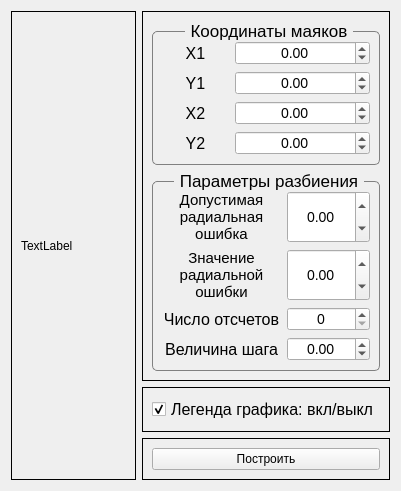
      <widget class="QWidget" name="page_method_2">
       <attribute name="title">
        <string>Дальномерный</string>
       </attribute>
       <layout class="QHBoxLayout" name="horizontalLayout">
        <item>
         <layout class="QHBoxLayout" name="h_layout_main_m_2" stretch="10,5">
          <item>
           <widget class="QFrame" name="frame_graph_m_2">
            <property name="frameShape">
             <enum>QFrame::Box</enum>
            </property>
            <property name="frameShadow">
             <enum>QFrame::Plain</enum>
            </property>
            <layout class="QHBoxLayout" name="horizontalLayout_10">
             <item>
              <widget class="QLabel" name="lbl_to_morph_into_graph_m_2">
               <property name="text">
                <string>TextLabel</string>
               </property>
              </widget>
             </item>
            </layout>
           </widget>
          </item>
          <item>
           <layout class="QVBoxLayout" name="v_layout_active_m_2" stretch="20,2,3">
            <item>
             <widget class="QFrame" name="frame_parameters_m_2">
              <property name="frameShape">
               <enum>QFrame::Box</enum>
              </property>
              <property name="frameShadow">
               <enum>QFrame::Plain</enum>
              </property>
              <layout class="QVBoxLayout" name="verticalLayout_4">
               <item>
                <widget class="QGroupBox" name="groupBox_coords_m_2">
                 <property name="baseSize">
                  <size>
                   <width>0</width>
                   <height>0</height>
                  </size>
                 </property>
                 <property name="font">
                  <font>
                   <pointsize>13</pointsize>
                  </font>
                 </property>
                 <property name="styleSheet">
                  <string notr="true">QGroupBox{border:1px solid gray;border-radius:5px;margin-top: 10px;}
QGroupBox::title{subcontrol-origin: margin; subcontrol-position:top center;padding:0 3px;}</string>
                 </property>
                 <property name="title">
                  <string>Координаты маяков</string>
                 </property>
                 <property name="alignment">
                  <set>Qt::AlignCenter</set>
                 </property>
                 <layout class="QHBoxLayout" name="horizontalLayout_11">
                  <item>
                   <layout class="QGridLayout" name="gridLayout_coords_m_2" columnstretch="1,2">
                    <property name="sizeConstraint">
                     <enum>QLayout::SetDefaultConstraint</enum>
                    </property>
                    <item row="1" column="1">
                     <widget class="QDoubleSpinBox" name="doubleSpinBox_y1_m_2">
                      <property name="sizePolicy">
                       <sizepolicy hsizetype="Minimum" vsizetype="Minimum">
                        <horstretch>0</horstretch>
                        <verstretch>0</verstretch>
                       </sizepolicy>
                      </property>
                      <property name="font">
                       <font>
                        <pointsize>-1</pointsize>
                       </font>
                      </property>
                      <property name="styleSheet">
                       <string notr="true">QDoubleSpinBox{font-size: 14px; text-align: right}</string>
                      </property>
                      <property name="alignment">
                       <set>Qt::AlignCenter</set>
                      </property>
                      <property name="minimum">
                       <double>-1000.000000000000000</double>
                      </property>
                      <property name="maximum">
                       <double>1000.000000000000000</double>
                      </property>
                      <property name="value">
                       <double>0.000000000000000</double>
                      </property>
                     </widget>
                    </item>
                    <item row="0" column="1">
                     <widget class="QDoubleSpinBox" name="doubleSpinBox_x1_m_2">
                      <property name="sizePolicy">
                       <sizepolicy hsizetype="Minimum" vsizetype="Minimum">
                        <horstretch>0</horstretch>
                        <verstretch>0</verstretch>
                       </sizepolicy>
                      </property>
                      <property name="font">
                       <font>
                        <pointsize>-1</pointsize>
                       </font>
                      </property>
                      <property name="styleSheet">
                       <string notr="true">QDoubleSpinBox{font-size: 14px; text-align: right}</string>
                      </property>
                      <property name="alignment">
                       <set>Qt::AlignCenter</set>
                      </property>
                      <property name="minimum">
                       <double>-1000.000000000000000</double>
                      </property>
                      <property name="maximum">
                       <double>1000.000000000000000</double>
                      </property>
                     </widget>
                    </item>
                    <item row="0" column="0">
                     <widget class="QLabel" name="label_x1_m_2">
                      <property name="font">
                       <font>
                        <pointsize>12</pointsize>
                       </font>
                      </property>
                      <property name="text">
                       <string>X1</string>
                      </property>
                      <property name="alignment">
                       <set>Qt::AlignCenter</set>
                      </property>
                     </widget>
                    </item>
                    <item row="2" column="0">
                     <widget class="QLabel" name="label_x2_m_2">
                      <property name="font">
                       <font>
                        <pointsize>12</pointsize>
                       </font>
                      </property>
                      <property name="text">
                       <string>X2</string>
                      </property>
                      <property name="alignment">
                       <set>Qt::AlignCenter</set>
                      </property>
                     </widget>
                    </item>
                    <item row="1" column="0">
                     <widget class="QLabel" name="label_y1_m_2">
                      <property name="font">
                       <font>
                        <pointsize>12</pointsize>
                       </font>
                      </property>
                      <property name="text">
                       <string>Y1</string>
                      </property>
                      <property name="alignment">
                       <set>Qt::AlignCenter</set>
                      </property>
                     </widget>
                    </item>
                    <item row="3" column="0">
                     <widget class="QLabel" name="label_y2_m_2">
                      <property name="font">
                       <font>
                        <pointsize>12</pointsize>
                       </font>
                      </property>
                      <property name="text">
                       <string>Y2</string>
                      </property>
                      <property name="alignment">
                       <set>Qt::AlignCenter</set>
                      </property>
                     </widget>
                    </item>
                    <item row="2" column="1">
                     <widget class="QDoubleSpinBox" name="doubleSpinBox_x2_m_2">
                      <property name="sizePolicy">
                       <sizepolicy hsizetype="Minimum" vsizetype="Minimum">
                        <horstretch>0</horstretch>
                        <verstretch>0</verstretch>
                       </sizepolicy>
                      </property>
                      <property name="font">
                       <font>
                        <pointsize>-1</pointsize>
                       </font>
                      </property>
                      <property name="styleSheet">
                       <string notr="true">QDoubleSpinBox{font-size: 14px; text-align: right}</string>
                      </property>
                      <property name="alignment">
                       <set>Qt::AlignCenter</set>
                      </property>
                      <property name="minimum">
                       <double>-1000.000000000000000</double>
                      </property>
                      <property name="maximum">
                       <double>1000.000000000000000</double>
                      </property>
                     </widget>
                    </item>
                    <item row="3" column="1">
                     <widget class="QDoubleSpinBox" name="doubleSpinBox_y2_m_2">
                      <property name="sizePolicy">
                       <sizepolicy hsizetype="Minimum" vsizetype="Minimum">
                        <horstretch>0</horstretch>
                        <verstretch>0</verstretch>
                       </sizepolicy>
                      </property>
                      <property name="font">
                       <font>
                        <pointsize>-1</pointsize>
                       </font>
                      </property>
                      <property name="styleSheet">
                       <string notr="true">QDoubleSpinBox{font-size: 14px; text-align: right}</string>
                      </property>
                      <property name="alignment">
                       <set>Qt::AlignCenter</set>
                      </property>
                      <property name="minimum">
                       <double>-1000.000000000000000</double>
                      </property>
                      <property name="maximum">
                       <double>1000.000000000000000</double>
                      </property>
                     </widget>
                    </item>
                   </layout>
                  </item>
                 </layout>
                </widget>
               </item>
               <item>
                <widget class="QGroupBox" name="groupBox_partition_parameters_m_2">
                 <property name="font">
                  <font>
                   <pointsize>13</pointsize>
                  </font>
                 </property>
                 <property name="styleSheet">
                  <string notr="true">QGroupBox{border:1px solid gray;border-radius:5px;margin-top: 10px;}
QGroupBox::title{subcontrol-origin: margin; subcontrol-position:top center;padding:0 3px;}</string>
                 </property>
                 <property name="title">
                  <string>Параметры разбиения</string>
                 </property>
                 <property name="alignment">
                  <set>Qt::AlignCenter</set>
                 </property>
                 <layout class="QHBoxLayout" name="horizontalLayout_12">
                  <item>
                   <layout class="QGridLayout" name="gridLayout_params_m_2" columnstretch="5,3">
                    <item row="0" column="0">
                     <widget class="QLabel" name="label_sigma_d_m_2">
                      <property name="font">
                       <font>
                        <pointsize>11</pointsize>
                       </font>
                      </property>
                      <property name="text">
                       <string>Допустимая радиальная ошибка</string>
                      </property>
                      <property name="alignment">
                       <set>Qt::AlignCenter</set>
                      </property>
                      <property name="wordWrap">
                       <bool>true</bool>
                      </property>
                     </widget>
                    </item>
                    <item row="2" column="0">
                     <widget class="QLabel" name="label_p_m_2">
                      <property name="font">
                       <font>
                        <pointsize>12</pointsize>
                       </font>
                      </property>
                      <property name="text">
                       <string>Число отсчетов</string>
                      </property>
                      <property name="alignment">
                       <set>Qt::AlignCenter</set>
                      </property>
                     </widget>
                    </item>
                    <item row="3" column="0">
                     <widget class="QLabel" name="label_r_m_2">
                      <property name="font">
                       <font>
                        <pointsize>12</pointsize>
                       </font>
                      </property>
                      <property name="text">
                       <string>Величина шага</string>
                      </property>
                      <property name="alignment">
                       <set>Qt::AlignCenter</set>
                      </property>
                     </widget>
                    </item>
                    <item row="1" column="0">
                     <widget class="QLabel" name="label_sigma_r_m_2">
                      <property name="font">
                       <font>
                        <pointsize>11</pointsize>
                       </font>
                      </property>
                      <property name="text">
                       <string>Значение радиальной ошибки</string>
                      </property>
                      <property name="alignment">
                       <set>Qt::AlignCenter</set>
                      </property>
                      <property name="wordWrap">
                       <bool>true</bool>
                      </property>
                     </widget>
                    </item>
                    <item row="0" column="1">
                     <widget class="QDoubleSpinBox" name="doubleSpinBox_sigma_d_m_2">
                      <property name="sizePolicy">
                       <sizepolicy hsizetype="Minimum" vsizetype="Minimum">
                        <horstretch>0</horstretch>
                        <verstretch>0</verstretch>
                       </sizepolicy>
                      </property>
                      <property name="font">
                       <font>
                        <pointsize>-1</pointsize>
                       </font>
                      </property>
                      <property name="styleSheet">
                       <string notr="true">QDoubleSpinBox{font-size: 14px; text-align: right}</string>
                      </property>
                      <property name="alignment">
                       <set>Qt::AlignCenter</set>
                      </property>
                      <property name="minimum">
                       <double>-1000.000000000000000</double>
                      </property>
                      <property name="maximum">
                       <double>1000.000000000000000</double>
                      </property>
                     </widget>
                    </item>
                    <item row="1" column="1">
                     <widget class="QDoubleSpinBox" name="doubleSpinBox_sigma_r_m_2">
                      <property name="sizePolicy">
                       <sizepolicy hsizetype="Minimum" vsizetype="Minimum">
                        <horstretch>0</horstretch>
                        <verstretch>0</verstretch>
                       </sizepolicy>
                      </property>
                      <property name="font">
                       <font>
                        <pointsize>-1</pointsize>
                       </font>
                      </property>
                      <property name="styleSheet">
                       <string notr="true">QDoubleSpinBox{font-size: 14px; text-align: right}</string>
                      </property>
                      <property name="alignment">
                       <set>Qt::AlignCenter</set>
                      </property>
                      <property name="minimum">
                       <double>-1000.000000000000000</double>
                      </property>
                      <property name="maximum">
                       <double>1000.000000000000000</double>
                      </property>
                     </widget>
                    </item>
                    <item row="2" column="1">
                     <widget class="QSpinBox" name="spinBox_p_m_2">
                      <property name="sizePolicy">
                       <sizepolicy hsizetype="Minimum" vsizetype="Minimum">
                        <horstretch>0</horstretch>
                        <verstretch>0</verstretch>
                       </sizepolicy>
                      </property>
                      <property name="font">
                       <font>
                        <pointsize>-1</pointsize>
                       </font>
                      </property>
                      <property name="styleSheet">
                       <string notr="true">QSpinBox{font-size: 14px; text-align: right}</string>
                      </property>
                      <property name="alignment">
                       <set>Qt::AlignCenter</set>
                      </property>
                      <property name="maximum">
                       <number>1000</number>
                      </property>
                     </widget>
                    </item>
                    <item row="3" column="1">
                     <widget class="QDoubleSpinBox" name="doubleSpinBox_r_m_2">
                      <property name="sizePolicy">
                       <sizepolicy hsizetype="Minimum" vsizetype="Minimum">
                        <horstretch>0</horstretch>
                        <verstretch>0</verstretch>
                       </sizepolicy>
                      </property>
                      <property name="font">
                       <font>
                        <pointsize>-1</pointsize>
                       </font>
                      </property>
                      <property name="styleSheet">
                       <string notr="true">QDoubleSpinBox{font-size: 14px; text-align: right}</string>
                      </property>
                      <property name="alignment">
                       <set>Qt::AlignCenter</set>
                      </property>
                      <property name="minimum">
                       <double>-1000.000000000000000</double>
                      </property>
                      <property name="maximum">
                       <double>1000.000000000000000</double>
                      </property>
                     </widget>
                    </item>
                   </layout>
                  </item>
                 </layout>
                </widget>
               </item>
              </layout>
             </widget>
            </item>
            <item>
             <widget class="QFrame" name="frame_legend_m_2">
              <property name="frameShape">
               <enum>QFrame::Box</enum>
              </property>
              <property name="frameShadow">
               <enum>QFrame::Plain</enum>
              </property>
              <layout class="QHBoxLayout" name="horizontalLayout_6">
               <item>
                <widget class="QCheckBox" name="checkBox_legend_m_2">
                 <property name="sizePolicy">
                  <sizepolicy hsizetype="Minimum" vsizetype="Minimum">
                   <horstretch>0</horstretch>
                   <verstretch>0</verstretch>
                  </sizepolicy>
                 </property>
                 <property name="font">
                  <font>
                   <pointsize>12</pointsize>
                  </font>
                 </property>
                 <property name="text">
                  <string>Легенда графика: вкл/выкл</string>
                 </property>
                 <property name="iconSize">
                  <size>
                   <width>32</width>
                   <height>20</height>
                  </size>
                 </property>
                 <property name="checked">
                  <bool>true</bool>
                 </property>
                </widget>
               </item>
              </layout>
             </widget>
            </item>
            <item>
             <widget class="QFrame" name="frame_buttons_m_2">
              <property name="frameShape">
               <enum>QFrame::Box</enum>
              </property>
              <property name="frameShadow">
               <enum>QFrame::Plain</enum>
              </property>
              <layout class="QHBoxLayout" name="horizontalLayout_13">
               <item>
                <widget class="QPushButton" name="btn_plot_m_2">
                 <property name="sizePolicy">
                  <sizepolicy hsizetype="Minimum" vsizetype="Minimum">
                   <horstretch>0</horstretch>
                   <verstretch>0</verstretch>
                  </sizepolicy>
                 </property>
                 <property name="text">
                  <string>Построить</string>
                 </property>
                </widget>
               </item>
              </layout>
             </widget>
            </item>
           </layout>
          </item>
         </layout>
        </item>
       </layout>
      </widget>
